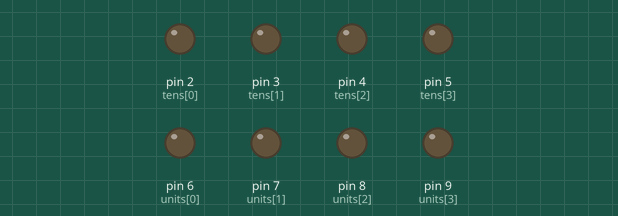
A sketch run on a simulated Arduino Uno, built with avr-gcc and run on an emulated ATmega328P. Shown: output pins drawn as LEDs (lit = HIGH).

Above: at 0.3 s.
At 2.7 s:
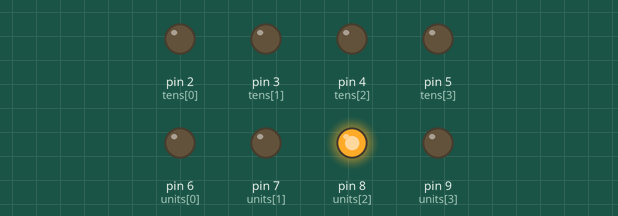
At 5.1 s:
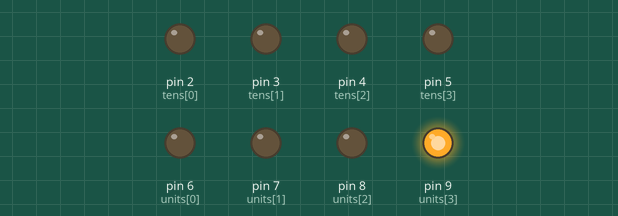
At 10.5 s:
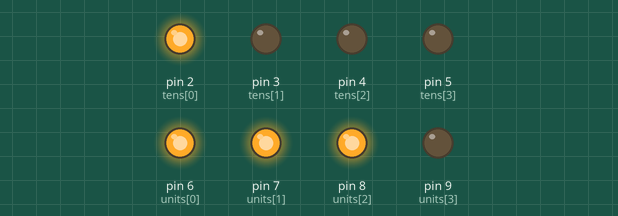
At 15.3 s:
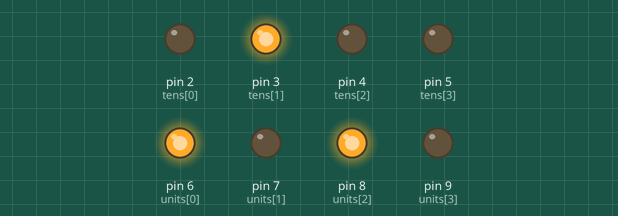
At 20.7 s:
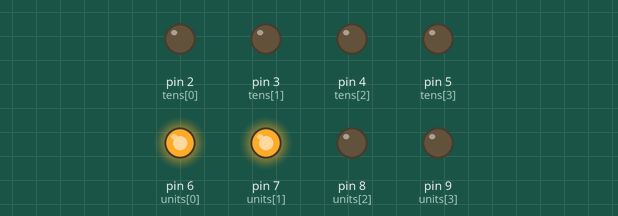
Timing chart, 0 to 21.4 s (numbered marks = the images above):
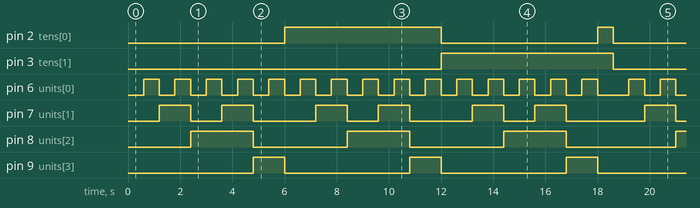

The sketch:

ProjectCode.ino
```cpp
int tens[4] = {2, 3, 4, 5};
int units[4] = {6, 7, 8, 9};

void setup() {
  for (int i = 0; i < 4; i++) {
    pinMode(tens[i], OUTPUT);
    pinMode(units[i], OUTPUT);
  }
}

void display(int pins[], int digit) {
  digitalWrite(pins[0], digit & 1);
  digitalWrite(pins[1], (digit >> 1) & 1);
  digitalWrite(pins[2], (digit >> 2) & 1);
  digitalWrite(pins[3], (digit >> 3) & 1);
}

void loop() {
  int count;

  for (count = 0; count <= 30; count++) {
    display(tens, count / 10);
    display(units, count % 10);
    delay(600);
  }
}
```

Measured:
- by itself, pin 2 (tens[0]): LOW → HIGH at 6.0 s, → LOW 6.0 s later, → HIGH 6.0 s later, → LOW 0.60 s later, … (8 changes in this stretch)
- by itself, pin 3 (tens[1]): alternates HIGH for 6.6 s and LOW for 12.0 s
- by itself, pin 6 (units[0]): moves between LOW and HIGH, repeating every 18.6 s
- by itself, pin 8 (units[2]): LOW → HIGH at 2.4 s, → LOW 2.4 s later, → HIGH 3.6 s later, → LOW 2.4 s later, … (13 changes in this stretch)
- by itself, pin 9 (units[3]): alternates HIGH for 1.2 s and LOW for 4.8 s
- by itself, pin 7 (units[1]): repeats every 18.6 s: LOW 1.2 s, HIGH 1.2 s, LOW 2.4 s, HIGH 1.2 s, LOW 1.2 s, HIGH 1.2 s, LOW 2.4 s, HIGH 1.2 s, LOW 1.2 s, HIGH 1.2 s, LOW 3.0 s, HIGH 1.2 s
